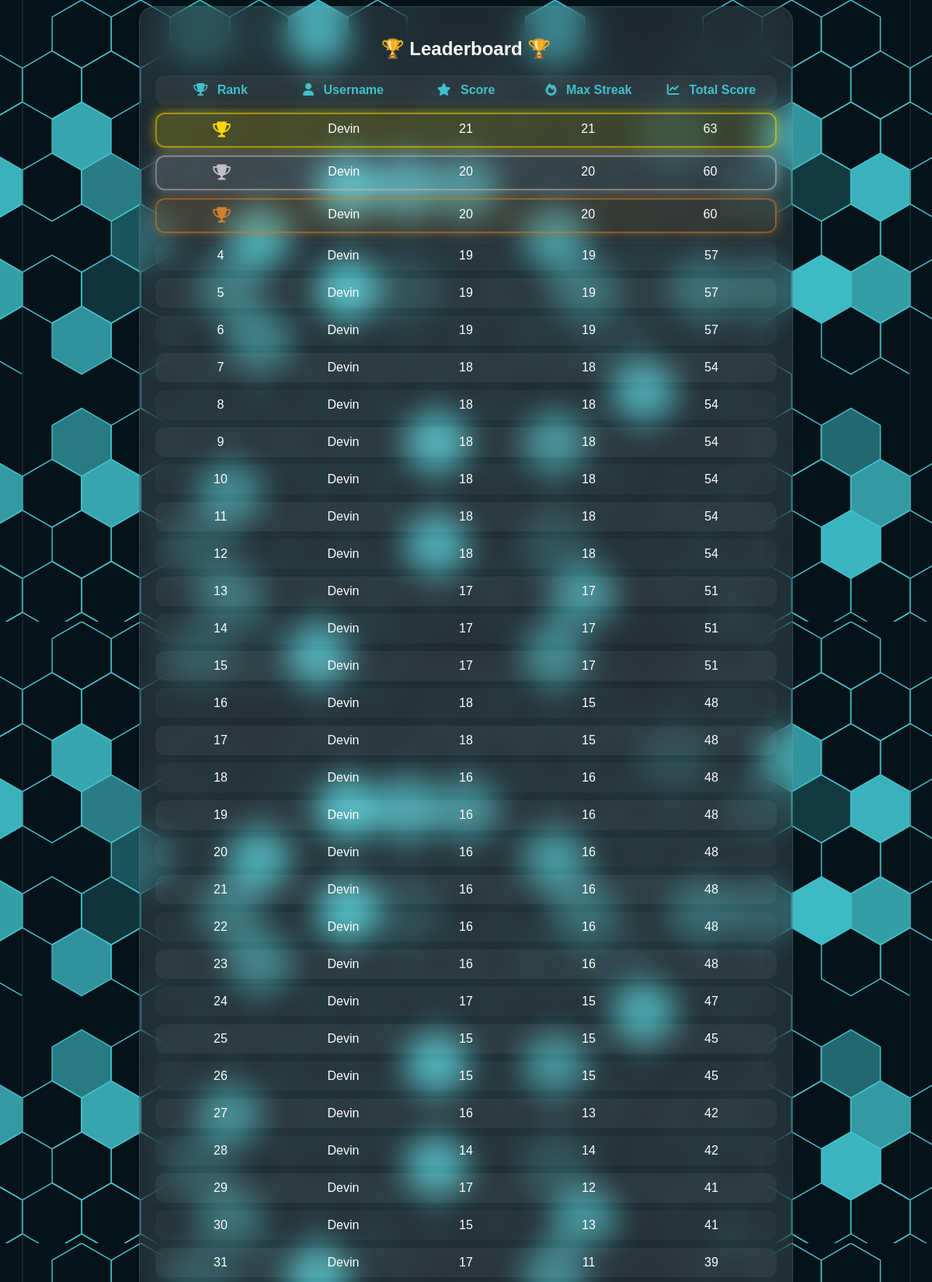
Page /leaderboard/ (upper part) on the committed database.
### game/models.py (models this page shows, shortened)
class Leaderboard(models.Model):
    username = models.CharField(max_length=50)
    score = models.IntegerField(default=0)
    max_streak = models.IntegerField(default=0)
    total_score = models.IntegerField(default=0)

### game/views.py (the view)
# urls.py: path('leaderboard/', views.leaderboard_view, name='leaderboard'),
def leaderboard_view(request):
    top_players = Leaderboard.objects.order_by('-total_score', '-score', '-max_streak')
    return render(request, 'game/leaderboard.html', {"players": top_players})

### game/templates/game/leaderboard.html (shortened to what this page needs)
{% load static %}
<!DOCTYPE html>
<html lang="en">
<head>
    <link rel="stylesheet" href="https://cdnjs.cloudflare.com/ajax/libs/font-awesome/6.0.0-beta3/css/all.min.css">
    <link rel="stylesheet" href="{% static 'css/leaderboard.css' %}">
    <div class="leaderboard">
        <h2>🏆 Leaderboard 🏆</h2>
        <div class="leaderboard-grid">
            <div class="leaderboard-header">
                <span><i class="fas fa-trophy"></i> Rank</span>
                <span><i class="fas fa-user"></i> Username</span>
                <span><i class="fas fa-star"></i> Score</span>
                <span><i class="fas fa-fire"></i> Max Streak</span>
                <span><i class="fas fa-chart-line"></i> Total Score</span>
            </div>
            {% for player in players %}
            <div class="leaderboard-row {% if forloop.counter == 1 %}gold{% elif forloop.counter == 2 %}silver{% elif forloop.counter == 3 %}bronze{% endif %}">
                <span>
                    {% if forloop.counter == 1 %}
                        <i class="fas fa-trophy gold-icon"></i>
                    {% elif forloop.counter == 2 %}
                        <i class="fas fa-trophy silver-icon"></i>
                    {% elif forloop.counter == 3 %}
                        <i class="fas fa-trophy bronze-icon"></i>
                    {% else %}
                        {{ forloop.counter }}
                    {% endif %}
                </span>
                <span>{{ player.username }}</span>
                <span>{{ player.score }}</span>
                <span>{{ player.max_streak }}</span>
                <span>{{ player.total_score }}</span>
            </div>
            {% endfor %}
        </div>
    </div>
</body>
</html>

### static/css/leaderboard.css (style rules this page uses)
.leaderboard { background-color: rgba(255, 255, 255, 0.1); backdrop-filter: blur(20px); border-radius: 20px; border: 1px solid rgba(64, 192, 202, 0.2); padding: 20px; max-width: 800px; margin: 0 auto; text-align: center; }
.leaderboard h2 { font-size: 24px; font-weight: bold; color: white; margin-bottom: 20px; }
.leaderboard-grid { display: grid; gap: 10px; }
.leaderboard-header { display: grid; grid-template-columns: repeat(5, 1fr); gap: 10px; padding: 10px; background-color: rgba(255, 255, 255, 0.05); border-radius: 12px; font-weight: bold; color: #40C0CA; }
.leaderboard-header i { margin-right: 8px; color: #40C0CA; }
.leaderboard-row { display: grid; grid-template-columns: repeat(5, 1fr); gap: 10px; padding: 10px; background-color: rgba(255, 255, 255, 0.05); border-radius: 12px; color: white; transition: background-color 0.2s ease, transform 0.2s ease; }
.leaderboard-row:nth-child(odd) { background-color: rgba(255, 255, 255, 0.03); }
.leaderboard-row:nth-child(even) { background-color: rgba(255, 255, 255, 0.05); }
.leaderboard-row.gold { background: linear-gradient(135deg, rgba(255, 215, 0, 0.2), rgba(255, 215, 0, 0.1)); border: 2px solid rgba(255, 215, 0, 0.5); box-shadow: 0 0 15px rgba(255, 215, 0, 0.5); }
.leaderboard-row.gold span:first-child { color: #FFD700; font-weight: bold; }
.leaderboard-row.silver { background: linear-gradient(135deg, rgba(192, 192, 192, 0.2), rgba(192, 192, 192, 0.1)); border: 2px solid rgba(192, 192, 192, 0.5); box-shadow: 0 0 15px rgba(192, 192, 192, 0.5); }
.leaderboard-row.silver span:first-child { color: #C0C0C0; font-weight: bold; }
.leaderboard-row.bronze { background: linear-gradient(135deg, rgba(205, 127, 50, 0.2), rgba(205, 127, 50, 0.1)); border: 2px solid rgba(205, 127, 50, 0.5); box-shadow: 0 0 15px rgba(205, 127, 50, 0.5); }
.leaderboard-row.bronze span:first-child { color: #CD7F32; font-weight: bold; }
.gold-icon { color: #FFD700; font-size: 20px; }
.silver-icon { color: #C0C0C0; font-size: 20px; }
.bronze-icon { color: #CD7F32; font-size: 20px; }

### rows in the picture
Leaderboard: username "Devin", score "21", max_streak "21", total_score "63"
Leaderboard: username "Devin", score "20", max_streak "20", total_score "60"
Leaderboard: username "Devin", score "20", max_streak "20", total_score "60"
Leaderboard: username "Devin", score "19", max_streak "19", total_score "57"
Leaderboard: username "Devin", score "19", max_streak "19", total_score "57"
Leaderboard: username "Devin", score "19", max_streak "19", total_score "57"
Leaderboard: username "Devin", score "18", max_streak "18", total_score "54"
Leaderboard: username "Devin", score "18", max_streak "18", total_score "54"
Leaderboard: username "Devin", score "18", max_streak "18", total_score "54"
Leaderboard: username "Devin", score "18", max_streak "18", total_score "54"
Leaderboard: username "Devin", score "18", max_streak "18", total_score "54"
Leaderboard: username "Devin", score "18", max_streak "18", total_score "54"
Leaderboard: username "Devin", score "17", max_streak "17", total_score "51"
Leaderboard: username "Devin", score "17", max_streak "17", total_score "51"
Leaderboard: username "Devin", score "17", max_streak "17", total_score "51"
Leaderboard: username "Devin", score "18", max_streak "15", total_score "48"
Leaderboard: username "Devin", score "18", max_streak "15", total_score "48"
Leaderboard: username "Devin", score "16", max_streak "16", total_score "48"
Leaderboard: username "Devin", score "16", max_streak "16", total_score "48"
Leaderboard: username "Devin", score "16", max_streak "16", total_score "48"
Leaderboard: username "Devin", score "16", max_streak "16", total_score "48"
Leaderboard: username "Devin", score "16", max_streak "16", total_score "48"
Leaderboard: username "Devin", score "16", max_streak "16", total_score "48"
Leaderboard: username "Devin", score "17", max_streak "15", total_score "47"
Leaderboard: username "Devin", score "15", max_streak "15", total_score "45"
Leaderboard: username "Devin", score "15", max_streak "15", total_score "45"
Leaderboard: username "Devin", score "16", max_streak "13", total_score "42"
Leaderboard: username "Devin", score "14", max_streak "14", total_score "42"
Leaderboard: username "Devin", score "17", max_streak "12", total_score "41"
Leaderboard: username "Devin", score "15", max_streak "13", total_score "41"
Leaderboard: username "Devin", score "17", max_streak "11", total_score "39"
